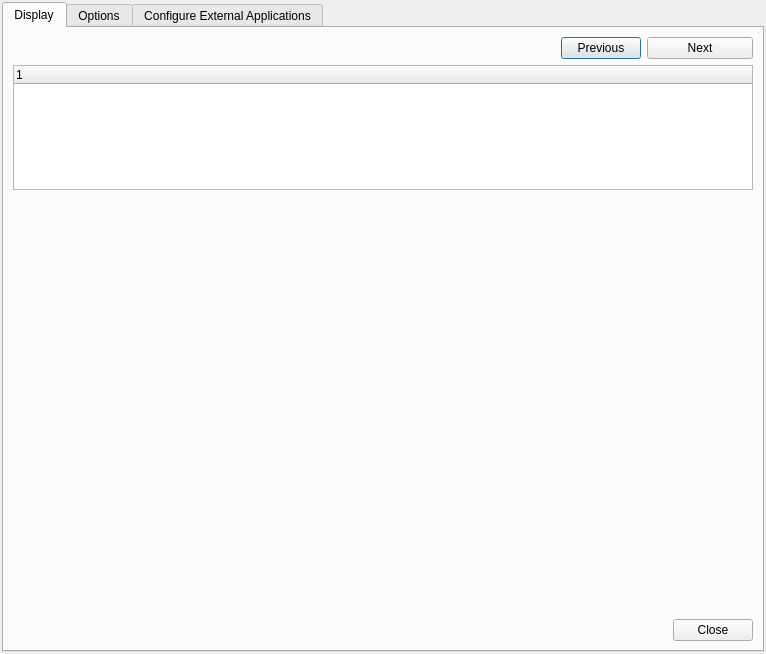
<?xml version="1.0" encoding="UTF-8"?>
<ui version="4.0">
 <class>eVisGenericEventBrowserGuiBase</class>
 <widget class="QDialog" name="eVisGenericEventBrowserGuiBase">
  <property name="geometry">
   <rect>
    <x>0</x>
    <y>0</y>
    <width>766</width>
    <height>654</height>
   </rect>
  </property>
  <property name="windowTitle">
   <string/>
  </property>
  <property name="windowIcon">
   <iconset resource="../resources/evis.qrc">
    <normaloff>:/evis/eVisEventBrowser.png</normaloff>:/evis/eVisEventBrowser.png</iconset>
  </property>
  <layout class="QVBoxLayout">
   <property name="margin">
    <number>2</number>
   </property>
   <item>
    <widget class="QTabWidget" name="displayArea">
     <property name="toolTip">
      <string/>
     </property>
     <property name="currentIndex">
      <number>0</number>
     </property>
     <widget class="QWidget" name="Display">
      <attribute name="title">
       <string>Display</string>
      </attribute>
      <layout class="QGridLayout" name="gridLayout">
       <item row="0" column="0" rowspan="2" colspan="2">
        <widget class="QLabel" name="labelCompassOffsetWarning">
         <property name="text">
          <string/>
         </property>
        </widget>
       </item>
       <item row="1" column="1">
        <spacer>
         <property name="orientation">
          <enum>Qt::Horizontal</enum>
         </property>
         <property name="sizeHint" stdset="0">
          <size>
           <width>351</width>
           <height>20</height>
          </size>
         </property>
        </spacer>
       </item>
       <item row="0" column="2" rowspan="2">
        <widget class="QPushButton" name="pbtnPrevious">
         <property name="toolTip">
          <string/>
         </property>
         <property name="whatsThis">
          <string>Use the Previous button to display the previous photo when more than one photo is available for display.</string>
         </property>
         <property name="text">
          <string>Previous</string>
         </property>
        </widget>
       </item>
       <item row="0" column="3" rowspan="2">
        <widget class="QPushButton" name="pbtnNext">
         <property name="sizePolicy">
          <sizepolicy hsizetype="Minimum" vsizetype="Fixed">
           <horstretch>0</horstretch>
           <verstretch>0</verstretch>
          </sizepolicy>
         </property>
         <property name="toolTip">
          <string/>
         </property>
         <property name="whatsThis">
          <string>Use the Next button to display the next photo when more than one photo is available for display.</string>
         </property>
         <property name="text">
          <string>Next</string>
         </property>
        </widget>
       </item>
       <item row="2" column="0" colspan="4">
        <widget class="QTreeWidget" name="treeEventData">
         <property name="sizePolicy">
          <sizepolicy hsizetype="Expanding" vsizetype="Expanding">
           <horstretch>0</horstretch>
           <verstretch>0</verstretch>
          </sizepolicy>
         </property>
         <property name="minimumSize">
          <size>
           <width>0</width>
           <height>125</height>
          </size>
         </property>
         <property name="maximumSize">
          <size>
           <width>16777215</width>
           <height>125</height>
          </size>
         </property>
         <property name="toolTip">
          <string/>
         </property>
         <property name="whatsThis">
          <string>All of the attribute information for the point associated with the photo being viewed is displayed here. If the file type being referenced in the displayed record is not an image but is of a file type defined in the “Configure External Applications” tab then when you double-click on the value of the field containing the path to the file the application to open the file will be launched to view or hear the contents of the file. If the file extension is recognized the attribute data will be displayed in green.</string>
         </property>
         <column>
          <property name="text">
           <string>1</string>
          </property>
         </column>
        </widget>
       </item>
       <item row="3" column="0" colspan="4">
        <widget class="eVisImageDisplayWidget" name="imageDisplayArea" native="true">
         <property name="sizePolicy">
          <sizepolicy hsizetype="Expanding" vsizetype="Expanding">
           <horstretch>0</horstretch>
           <verstretch>0</verstretch>
          </sizepolicy>
         </property>
         <property name="toolTip">
          <string>Image display area</string>
         </property>
         <property name="whatsThis">
          <string>Display area for the image.</string>
         </property>
        </widget>
       </item>
       <item row="4" column="0" colspan="3">
        <spacer name="horizontalSpacer">
         <property name="orientation">
          <enum>Qt::Horizontal</enum>
         </property>
         <property name="sizeHint" stdset="0">
          <size>
           <width>628</width>
           <height>20</height>
          </size>
         </property>
        </spacer>
       </item>
       <item row="4" column="3">
        <widget class="QDialogButtonBox" name="buttonBox">
         <property name="orientation">
          <enum>Qt::Horizontal</enum>
         </property>
         <property name="standardButtons">
          <set>QDialogButtonBox::Close</set>
         </property>
        </widget>
       </item>
      </layout>
     </widget>
     <widget class="QWidget" name="Options">
      <attribute name="title">
       <string>Options</string>
      </attribute>
      <layout class="QGridLayout">
       <item row="0" column="0">
        <widget class="QGroupBox" name="groupBox_2">
         <property name="title">
          <string>File path</string>
         </property>
         <layout class="QGridLayout" name="gridLayout_2">
          <item row="0" column="0" colspan="2">
           <widget class="QLabel" name="label">
            <property name="text">
             <string>Attribute containing path to file</string>
            </property>
           </widget>
          </item>
          <item row="0" column="2">
           <widget class="QComboBox" name="cboxEventImagePathField">
            <property name="sizePolicy">
             <sizepolicy hsizetype="Expanding" vsizetype="Fixed">
              <horstretch>0</horstretch>
              <verstretch>0</verstretch>
             </sizepolicy>
            </property>
            <property name="minimumSize">
             <size>
              <width>150</width>
              <height>0</height>
             </size>
            </property>
            <property name="toolTip">
             <string/>
            </property>
            <property name="whatsThis">
             <string>Use the drop-down list to select the field containing a directory path to the image. This can be an absolute or relative path.</string>
            </property>
           </widget>
          </item>
          <item row="0" column="3" colspan="3">
           <spacer name="horizontalSpacer_2">
            <property name="orientation">
             <enum>Qt::Horizontal</enum>
            </property>
            <property name="sizeHint" stdset="0">
             <size>
              <width>288</width>
              <height>20</height>
             </size>
            </property>
           </spacer>
          </item>
          <item row="1" column="0">
           <widget class="QCheckBox" name="chkboxEventImagePathRelative">
            <property name="toolTip">
             <string/>
            </property>
            <property name="whatsThis">
             <string>If checked the path to the image will be defined appending the attribute in the field selected from the “Attribute Containing Path to Image” drop-down list to the “Base Path” defined below.</string>
            </property>
            <property name="text">
             <string>Path is relative</string>
            </property>
           </widget>
          </item>
          <item row="1" column="1" colspan="3">
           <spacer>
            <property name="orientation">
             <enum>Qt::Horizontal</enum>
            </property>
            <property name="sizeHint" stdset="0">
             <size>
              <width>251</width>
              <height>20</height>
             </size>
            </property>
           </spacer>
          </item>
          <item row="1" column="4">
           <widget class="QCheckBox" name="chkboxSaveEventImagePathData">
            <property name="toolTip">
             <string/>
            </property>
            <property name="whatsThis">
             <string>If checked, the relative path values will be saved for the next session.</string>
            </property>
            <property name="layoutDirection">
             <enum>Qt::LeftToRight</enum>
            </property>
            <property name="text">
             <string>Remember this</string>
            </property>
           </widget>
          </item>
          <item row="1" column="5">
           <widget class="QPushButton" name="pbtnResetEventImagePathData">
            <property name="sizePolicy">
             <sizepolicy hsizetype="Fixed" vsizetype="Fixed">
              <horstretch>0</horstretch>
              <verstretch>0</verstretch>
             </sizepolicy>
            </property>
            <property name="toolTip">
             <string>Reset to default</string>
            </property>
            <property name="statusTip">
             <string comment="Comment???"/>
            </property>
            <property name="whatsThis">
             <string>Resets the values on this line to the default setting.</string>
            </property>
            <property name="text">
             <string>Reset</string>
            </property>
            <property name="icon">
             <iconset>
              <normaloff>../../../images/themes/default/mActionDraw.png</normaloff>../../../images/themes/default/mActionDraw.png</iconset>
            </property>
            <property name="iconSize">
             <size>
              <width>16</width>
              <height>16</height>
             </size>
            </property>
           </widget>
          </item>
         </layout>
        </widget>
       </item>
       <item row="1" column="0">
        <widget class="QGroupBox" name="groupBox_3">
         <property name="title">
          <string>Compass bearing</string>
         </property>
         <layout class="QGridLayout" name="gridLayout_3">
          <item row="0" column="0">
           <widget class="QLabel" name="label_5">
            <property name="text">
             <string>Attribute containing compass bearing</string>
            </property>
           </widget>
          </item>
          <item row="0" column="1">
           <widget class="QComboBox" name="cboxCompassBearingField">
            <property name="sizePolicy">
             <sizepolicy hsizetype="Expanding" vsizetype="Fixed">
              <horstretch>0</horstretch>
              <verstretch>0</verstretch>
             </sizepolicy>
            </property>
            <property name="minimumSize">
             <size>
              <width>150</width>
              <height>0</height>
             </size>
            </property>
            <property name="toolTip">
             <string/>
            </property>
            <property name="whatsThis">
             <string>Use the drop-down list to select the field containing the compass bearing for the image. This bearing usually references the direction the camera was pointing when the image was acquired. </string>
            </property>
           </widget>
          </item>
          <item row="0" column="2" colspan="3">
           <spacer name="horizontalSpacer_3">
            <property name="orientation">
             <enum>Qt::Horizontal</enum>
            </property>
            <property name="sizeHint" stdset="0">
             <size>
              <width>268</width>
              <height>24</height>
             </size>
            </property>
           </spacer>
          </item>
          <item row="1" column="0">
           <widget class="QCheckBox" name="chkboxDisplayCompassBearing">
            <property name="toolTip">
             <string/>
            </property>
            <property name="whatsThis">
             <string>If checked an arrow pointing in the direction defined by the attribute in the field selected from the drop-down list to the right will be displayed in the QGIS window on top of the point for this image.</string>
            </property>
            <property name="text">
             <string>Display compass bearing</string>
            </property>
           </widget>
          </item>
          <item row="1" column="1" colspan="2">
           <spacer>
            <property name="orientation">
             <enum>Qt::Horizontal</enum>
            </property>
            <property name="sizeHint" stdset="0">
             <size>
              <width>121</width>
              <height>20</height>
             </size>
            </property>
           </spacer>
          </item>
          <item row="1" column="3">
           <widget class="QCheckBox" name="chkboxSaveCompassBearingData">
            <property name="toolTip">
             <string/>
            </property>
            <property name="whatsThis">
             <string>If checked, the Display Compass Bearing values will be saved for the next session.</string>
            </property>
            <property name="layoutDirection">
             <enum>Qt::LeftToRight</enum>
            </property>
            <property name="text">
             <string>Remember this</string>
            </property>
           </widget>
          </item>
          <item row="1" column="4">
           <widget class="QPushButton" name="pbtnResetCompassBearingData">
            <property name="sizePolicy">
             <sizepolicy hsizetype="Fixed" vsizetype="Fixed">
              <horstretch>0</horstretch>
              <verstretch>0</verstretch>
             </sizepolicy>
            </property>
            <property name="toolTip">
             <string>Reset to default</string>
            </property>
            <property name="whatsThis">
             <string>Resets the values on this line to the default setting.</string>
            </property>
            <property name="text">
             <string>Reset</string>
            </property>
            <property name="icon">
             <iconset>
              <normaloff>../../../images/themes/default/mActionDraw.png</normaloff>../../../images/themes/default/mActionDraw.png</iconset>
            </property>
            <property name="iconSize">
             <size>
              <width>16</width>
              <height>16</height>
             </size>
            </property>
           </widget>
          </item>
         </layout>
        </widget>
       </item>
       <item row="2" column="0">
        <widget class="QGroupBox" name="groupBox">
         <property name="title">
          <string>Compass offset</string>
         </property>
         <layout class="QGridLayout" name="gridLayout_4">
          <item row="0" column="0">
           <widget class="QRadioButton" name="rbtnManualCompassOffset">
            <property name="toolTip">
             <string/>
            </property>
            <property name="whatsThis">
             <string>Define the compass offset manually.</string>
            </property>
            <property name="text">
             <string>Manual</string>
            </property>
           </widget>
          </item>
          <item row="0" column="1">
           <widget class="QDoubleSpinBox" name="dsboxCompassOffset">
            <property name="sizePolicy">
             <sizepolicy hsizetype="Expanding" vsizetype="Fixed">
              <horstretch>0</horstretch>
              <verstretch>0</verstretch>
             </sizepolicy>
            </property>
            <property name="toolTip">
             <string/>
            </property>
            <property name="whatsThis">
             <string>A value to be added to the compass bearing. This allows you to compensate for declination (adjust bearings collected using magnetic bearings to true north bearings). East declinations should be entered using positive values and west declinations should use negative values. </string>
            </property>
            <property name="decimals">
             <number>1</number>
            </property>
            <property name="minimum">
             <double>-180.000000000000000</double>
            </property>
            <property name="maximum">
             <double>180.000000000000000</double>
            </property>
            <property name="singleStep">
             <double>1.000000000000000</double>
            </property>
           </widget>
          </item>
          <item row="0" column="2" colspan="4">
           <spacer name="horizontalSpacer_5">
            <property name="orientation">
             <enum>Qt::Horizontal</enum>
            </property>
            <property name="sizeHint" stdset="0">
             <size>
              <width>430</width>
              <height>20</height>
             </size>
            </property>
           </spacer>
          </item>
          <item row="1" column="0">
           <widget class="QRadioButton" name="rbtnAttributeCompassOffset">
            <property name="toolTip">
             <string/>
            </property>
            <property name="whatsThis">
             <string>Define the compass offset using a field from the vector layer attribute table.</string>
            </property>
            <property name="text">
             <string> From Attribute</string>
            </property>
           </widget>
          </item>
          <item row="1" column="1" colspan="2">
           <widget class="QComboBox" name="cboxCompassOffsetField">
            <property name="sizePolicy">
             <sizepolicy hsizetype="Expanding" vsizetype="Fixed">
              <horstretch>0</horstretch>
              <verstretch>0</verstretch>
             </sizepolicy>
            </property>
            <property name="minimumSize">
             <size>
              <width>150</width>
              <height>0</height>
             </size>
            </property>
            <property name="toolTip">
             <string/>
            </property>
            <property name="whatsThis">
             <string>Use the drop-down list to select the field containing the compass bearing offset. This allows you to compensate for declination (adjust bearings collected using magnetic bearings to true north bearings). East declinations should be entered using positive values and west declinations should use negative values. </string>
            </property>
           </widget>
          </item>
          <item row="1" column="3" colspan="3">
           <spacer name="horizontalSpacer_4">
            <property name="orientation">
             <enum>Qt::Horizontal</enum>
            </property>
            <property name="sizeHint" stdset="0">
             <size>
              <width>424</width>
              <height>20</height>
             </size>
            </property>
           </spacer>
          </item>
          <item row="2" column="3">
           <spacer>
            <property name="orientation">
             <enum>Qt::Horizontal</enum>
            </property>
            <property name="sizeHint" stdset="0">
             <size>
              <width>281</width>
              <height>20</height>
             </size>
            </property>
           </spacer>
          </item>
          <item row="2" column="4">
           <widget class="QCheckBox" name="chkboxSaveCompassOffsetData">
            <property name="toolTip">
             <string/>
            </property>
            <property name="whatsThis">
             <string>If checked, the compass offset values will be saved for the next session.</string>
            </property>
            <property name="layoutDirection">
             <enum>Qt::LeftToRight</enum>
            </property>
            <property name="text">
             <string>Remember this</string>
            </property>
           </widget>
          </item>
          <item row="2" column="5">
           <widget class="QPushButton" name="pbtnResetCompassOffsetData">
            <property name="sizePolicy">
             <sizepolicy hsizetype="Fixed" vsizetype="Fixed">
              <horstretch>0</horstretch>
              <verstretch>0</verstretch>
             </sizepolicy>
            </property>
            <property name="toolTip">
             <string>Reset to default</string>
            </property>
            <property name="whatsThis">
             <string>Resets the compass offset values to the default settings.</string>
            </property>
            <property name="text">
             <string>Reset</string>
            </property>
            <property name="icon">
             <iconset>
              <normaloff>../../../images/themes/default/mActionDraw.png</normaloff>../../../images/themes/default/mActionDraw.png</iconset>
            </property>
            <property name="iconSize">
             <size>
              <width>16</width>
              <height>16</height>
             </size>
            </property>
           </widget>
          </item>
         </layout>
        </widget>
       </item>
       <item row="3" column="0">
        <widget class="QGroupBox" name="groupBox_4">
         <property name="title">
          <string>Relative paths</string>
         </property>
         <layout class="QGridLayout">
          <item row="0" column="0" colspan="3">
           <widget class="QLabel" name="label_4">
            <property name="text">
             <string>The base path or url from which images and documents can be “relative”</string>
            </property>
           </widget>
          </item>
          <item row="0" column="3" colspan="2">
           <spacer>
            <property name="orientation">
             <enum>Qt::Horizontal</enum>
            </property>
            <property name="sizeHint" stdset="0">
             <size>
              <width>131</width>
              <height>20</height>
             </size>
            </property>
           </spacer>
          </item>
          <item row="1" column="0">
           <widget class="QLabel" name="label_2">
            <property name="text">
             <string>Base Path</string>
            </property>
           </widget>
          </item>
          <item row="1" column="1">
           <widget class="QLineEdit" name="leBasePath">
            <property name="sizePolicy">
             <sizepolicy hsizetype="Expanding" vsizetype="Fixed">
              <horstretch>10</horstretch>
              <verstretch>0</verstretch>
             </sizepolicy>
            </property>
            <property name="toolTip">
             <string>Base Path</string>
            </property>
            <property name="whatsThis">
             <string>The Base Path onto which the relative path defined above will be appended.</string>
            </property>
           </widget>
          </item>
          <item row="1" column="2" colspan="2">
           <widget class="QCheckBox" name="chkboxSaveBasePathData">
            <property name="toolTip">
             <string/>
            </property>
            <property name="whatsThis">
             <string>If checked, the Base Path will be saved for the next session.</string>
            </property>
            <property name="layoutDirection">
             <enum>Qt::LeftToRight</enum>
            </property>
            <property name="text">
             <string>Remember this</string>
            </property>
           </widget>
          </item>
          <item row="1" column="4">
           <widget class="QPushButton" name="pbtnResetBasePathData">
            <property name="sizePolicy">
             <sizepolicy hsizetype="Fixed" vsizetype="Fixed">
              <horstretch>0</horstretch>
              <verstretch>0</verstretch>
             </sizepolicy>
            </property>
            <property name="toolTip">
             <string>Reset to default</string>
            </property>
            <property name="whatsThis">
             <string>Enters the default “Base Path” which is the path to the directory of the vector layer containing the image information.</string>
            </property>
            <property name="text">
             <string>Reset</string>
            </property>
            <property name="icon">
             <iconset>
              <normaloff>../../../images/themes/default/mActionDraw.png</normaloff>../../../images/themes/default/mActionDraw.png</iconset>
            </property>
            <property name="iconSize">
             <size>
              <width>16</width>
              <height>16</height>
             </size>
            </property>
           </widget>
          </item>
          <item row="2" column="0" colspan="2">
           <widget class="QCheckBox" name="chkboxUseOnlyFilename">
            <property name="sizePolicy">
             <sizepolicy hsizetype="Minimum" vsizetype="MinimumExpanding">
              <horstretch>0</horstretch>
              <verstretch>0</verstretch>
             </sizepolicy>
            </property>
            <property name="toolTip">
             <string/>
            </property>
            <property name="whatsThis">
             <string>If checked, the Base Path will append only the file name instead of the entire relative path (defined above) to create the full directory path to the file. </string>
            </property>
            <property name="text">
             <string>Replace entire path/url stored in image path attribute with user defined
Base Path (i.e. keep only filename from attribute)</string>
            </property>
           </widget>
          </item>
          <item row="2" column="2" colspan="2">
           <widget class="QCheckBox" name="chkboxSaveUseOnlyFilenameData">
            <property name="toolTip">
             <string/>
            </property>
            <property name="whatsThis">
             <string>If checked, the  current check-box setting will be saved for the next session.</string>
            </property>
            <property name="layoutDirection">
             <enum>Qt::LeftToRight</enum>
            </property>
            <property name="text">
             <string>Remember this</string>
            </property>
           </widget>
          </item>
          <item row="2" column="4">
           <widget class="QPushButton" name="pbtnResetUseOnlyFilenameData">
            <property name="sizePolicy">
             <sizepolicy hsizetype="Fixed" vsizetype="Fixed">
              <horstretch>0</horstretch>
              <verstretch>0</verstretch>
             </sizepolicy>
            </property>
            <property name="toolTip">
             <string>Reset to default</string>
            </property>
            <property name="whatsThis">
             <string>Clears the check-box on this line.</string>
            </property>
            <property name="text">
             <string>Reset</string>
            </property>
            <property name="icon">
             <iconset>
              <normaloff>../../../images/themes/default/mActionDraw.png</normaloff>../../../images/themes/default/mActionDraw.png</iconset>
            </property>
            <property name="iconSize">
             <size>
              <width>16</width>
              <height>16</height>
             </size>
            </property>
           </widget>
          </item>
          <item row="3" column="0" colspan="2">
           <widget class="QCheckBox" name="chkboxApplyPathRulesToDocs">
            <property name="sizePolicy">
             <sizepolicy hsizetype="Minimum" vsizetype="MinimumExpanding">
              <horstretch>0</horstretch>
              <verstretch>0</verstretch>
             </sizepolicy>
            </property>
            <property name="toolTip">
             <string/>
            </property>
            <property name="whatsThis">
             <string>If checked, the same path rules that are defined for images will be used for non-image documents such as movies, text documents, and sound files. If not checked the path rules will only apply to images and other documents will ignore the Base Path parameter.</string>
            </property>
            <property name="text">
             <string>Apply Path to Image rules when loading docs in external applications</string>
            </property>
           </widget>
          </item>
          <item row="3" column="2" colspan="2">
           <widget class="QCheckBox" name="chkboxSaveApplyPathRulesToDocs">
            <property name="toolTip">
             <string/>
            </property>
            <property name="whatsThis">
             <string>If checked, the  current check-box setting will be saved for the next session.</string>
            </property>
            <property name="layoutDirection">
             <enum>Qt::LeftToRight</enum>
            </property>
            <property name="text">
             <string>Remember this</string>
            </property>
           </widget>
          </item>
          <item row="3" column="4">
           <widget class="QPushButton" name="pbtnResetApplyPathRulesToDocs">
            <property name="sizePolicy">
             <sizepolicy hsizetype="Fixed" vsizetype="Fixed">
              <horstretch>0</horstretch>
              <verstretch>0</verstretch>
             </sizepolicy>
            </property>
            <property name="toolTip">
             <string>Reset to default</string>
            </property>
            <property name="whatsThis">
             <string>Clears the check-box on this line.</string>
            </property>
            <property name="text">
             <string>Reset</string>
            </property>
            <property name="icon">
             <iconset>
              <normaloff>../../../images/themes/default/mActionDraw.png</normaloff>../../../images/themes/default/mActionDraw.png</iconset>
            </property>
            <property name="iconSize">
             <size>
              <width>16</width>
              <height>16</height>
             </size>
            </property>
           </widget>
          </item>
         </layout>
        </widget>
       </item>
       <item row="4" column="0">
        <widget class="Line" name="line">
         <property name="orientation">
          <enum>Qt::Horizontal</enum>
         </property>
        </widget>
       </item>
       <item row="5" column="0">
        <widget class="QDialogButtonBox" name="buttonboxOptions">
         <property name="toolTip">
          <string/>
         </property>
         <property name="whatsThis">
          <string>Clicking on Save will save the settings without closing the Options pane. Clicking on Restore Defaults will reset all of the fields to their default settings. It has the same effect as clicking all of the “Reset to default” buttons. </string>
         </property>
         <property name="standardButtons">
          <set>QDialogButtonBox::RestoreDefaults|QDialogButtonBox::Save</set>
         </property>
        </widget>
       </item>
      </layout>
     </widget>
     <widget class="QWidget" name="ConfigureExternalApplications">
      <attribute name="title">
       <string>Configure External Applications</string>
      </attribute>
      <layout class="QGridLayout">
       <item row="0" column="0" colspan="2">
        <layout class="QHBoxLayout">
         <item>
          <spacer>
           <property name="orientation">
            <enum>Qt::Horizontal</enum>
           </property>
           <property name="sizeHint" stdset="0">
            <size>
             <width>40</width>
             <height>20</height>
            </size>
           </property>
          </spacer>
         </item>
         <item>
          <widget class="QLabel" name="label_3">
           <property name="text">
            <string>File extension and external application in which to load a document of that type</string>
           </property>
          </widget>
         </item>
         <item>
          <spacer>
           <property name="orientation">
            <enum>Qt::Horizontal</enum>
           </property>
           <property name="sizeHint" stdset="0">
            <size>
             <width>40</width>
             <height>20</height>
            </size>
           </property>
          </spacer>
         </item>
        </layout>
       </item>
       <item row="2" column="0">
        <widget class="QTableWidget" name="tableFileTypeAssociations">
         <property name="toolTip">
          <string/>
         </property>
         <property name="whatsThis">
          <string>A table containing file types that can be opened using eVis. Each file type needs a file extension and the path to an application that can open that type of file. This provides the capability of opening a broad range of files such as movies, sound recording, and text documents instead of only images. </string>
         </property>
         <column>
          <property name="text">
           <string>Extension</string>
          </property>
         </column>
         <column>
          <property name="text">
           <string>Application</string>
          </property>
         </column>
        </widget>
       </item>
       <item row="2" column="1">
        <layout class="QVBoxLayout">
         <item>
          <widget class="QPushButton" name="pbtnAddFileType">
           <property name="toolTip">
            <string>Add new file type</string>
           </property>
           <property name="whatsThis">
            <string>Add a new file type with a unique extension and the path for the application that can open the file.</string>
           </property>
           <property name="text">
            <string/>
           </property>
           <property name="icon">
            <iconset>
             <normaloff>../../../../raster_transparency_branch/images/themes/default/mActionNewAttribute.png</normaloff>../../../../raster_transparency_branch/images/themes/default/mActionNewAttribute.png</iconset>
           </property>
          </widget>
         </item>
         <item>
          <widget class="QPushButton" name="pbtnDeleteFileType">
           <property name="toolTip">
            <string>Delete current row</string>
           </property>
           <property name="whatsThis">
            <string>Delete the file type highlighted in the table and defined by a file extension and a path to an associated application.</string>
           </property>
           <property name="text">
            <string/>
           </property>
           <property name="icon">
            <iconset>
             <normaloff>../../../../raster_transparency_branch/images/themes/default/mActionDeleteAttribute.png</normaloff>../../../../raster_transparency_branch/images/themes/default/mActionDeleteAttribute.png</iconset>
           </property>
          </widget>
         </item>
         <item>
          <spacer>
           <property name="orientation">
            <enum>Qt::Vertical</enum>
           </property>
           <property name="sizeHint" stdset="0">
            <size>
             <width>20</width>
             <height>491</height>
            </size>
           </property>
          </spacer>
         </item>
        </layout>
       </item>
      </layout>
     </widget>
    </widget>
   </item>
  </layout>
 </widget>
 <customwidgets>
  <customwidget>
   <class>eVisImageDisplayWidget</class>
   <extends>QWidget</extends>
   <header>evisimagedisplaywidget.h</header>
  </customwidget>
 </customwidgets>
 <tabstops>
  <tabstop>pbtnPrevious</tabstop>
  <tabstop>pbtnNext</tabstop>
  <tabstop>treeEventData</tabstop>
  <tabstop>buttonBox</tabstop>
  <tabstop>cboxEventImagePathField</tabstop>
  <tabstop>chkboxEventImagePathRelative</tabstop>
  <tabstop>chkboxSaveEventImagePathData</tabstop>
  <tabstop>pbtnResetEventImagePathData</tabstop>
  <tabstop>cboxCompassBearingField</tabstop>
  <tabstop>chkboxDisplayCompassBearing</tabstop>
  <tabstop>chkboxSaveCompassBearingData</tabstop>
  <tabstop>pbtnResetCompassBearingData</tabstop>
  <tabstop>rbtnManualCompassOffset</tabstop>
  <tabstop>dsboxCompassOffset</tabstop>
  <tabstop>rbtnAttributeCompassOffset</tabstop>
  <tabstop>chkboxSaveCompassOffsetData</tabstop>
  <tabstop>pbtnResetCompassOffsetData</tabstop>
  <tabstop>leBasePath</tabstop>
  <tabstop>chkboxSaveBasePathData</tabstop>
  <tabstop>pbtnResetBasePathData</tabstop>
  <tabstop>chkboxUseOnlyFilename</tabstop>
  <tabstop>chkboxSaveUseOnlyFilenameData</tabstop>
  <tabstop>pbtnResetUseOnlyFilenameData</tabstop>
  <tabstop>chkboxApplyPathRulesToDocs</tabstop>
  <tabstop>chkboxSaveApplyPathRulesToDocs</tabstop>
  <tabstop>pbtnResetApplyPathRulesToDocs</tabstop>
  <tabstop>tableFileTypeAssociations</tabstop>
  <tabstop>pbtnAddFileType</tabstop>
  <tabstop>pbtnDeleteFileType</tabstop>
  <tabstop>cboxCompassOffsetField</tabstop>
  <tabstop>displayArea</tabstop>
  <tabstop>buttonboxOptions</tabstop>
 </tabstops>
 <resources>
  <include location="../resources/evis.qrc"/>
 </resources>
 <connections>
  <connection>
   <sender>buttonBox</sender>
   <signal>rejected()</signal>
   <receiver>eVisGenericEventBrowserGuiBase</receiver>
   <slot>close()</slot>
   <hints>
    <hint type="sourcelabel">
     <x>310</x>
     <y>652</y>
    </hint>
    <hint type="destinationlabel">
     <x>286</x>
     <y>274</y>
    </hint>
   </hints>
  </connection>
  <connection>
   <sender>buttonBox</sender>
   <signal>accepted()</signal>
   <receiver>eVisGenericEventBrowserGuiBase</receiver>
   <slot>close()</slot>
   <hints>
    <hint type="sourcelabel">
     <x>525</x>
     <y>664</y>
    </hint>
    <hint type="destinationlabel">
     <x>403</x>
     <y>273</y>
    </hint>
   </hints>
  </connection>
 </connections>
</ui>
